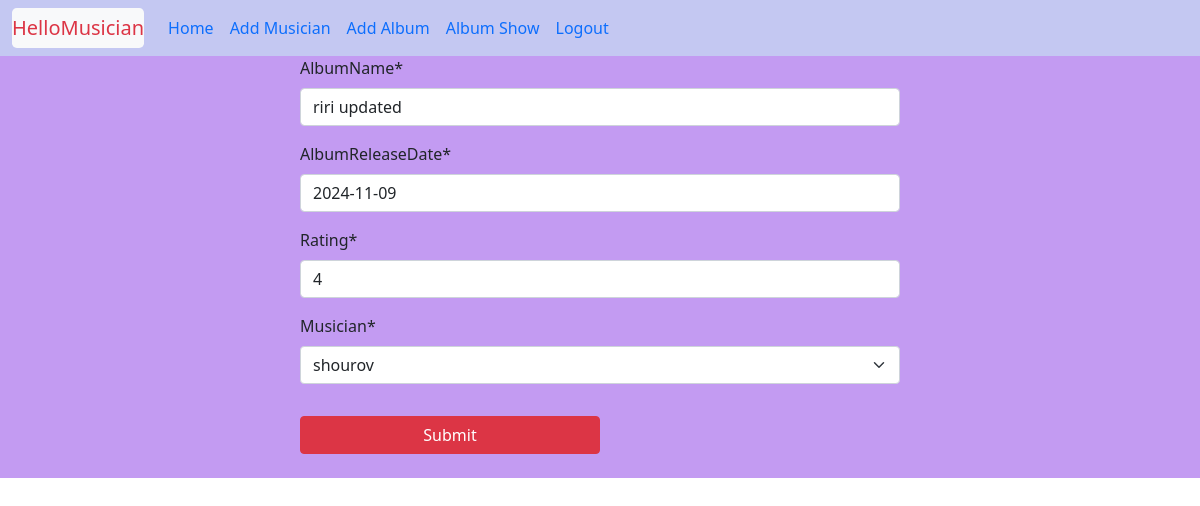
The page /album/edit/1 (signed in) on the database its author committed.
### Album/models.py (models this page shows, shortened)
class album(models.Model):
    albumName = models.CharField(max_length=30)
    albumReleaseDate = models.DateField()
    rating = models.IntegerField()
    musician = models.ForeignKey(Musician, on_delete=models.CASCADE)

### Album/views.py (the view, shortened to what this page needs)
# urls.py: path('edit/<int:id>', views.EditAlbumView.as_view(), name='edit'),
@method_decorator(login_required, name = 'dispatch')
class EditAlbumView(UpdateView):
    model = models.album
    form_class = forms.AlbumForm
    template_name = 'album.html'
    success_url = reverse_lazy('home_page')
    def get_object(self):
        id = self.kwargs.get('id')
        return models.album.objects.get(pk=id)

### Album/forms.py
class AlbumForm(forms.ModelForm):
    class Meta:
        model = album
        fields = '__all__'

### musician/models.py (called while the page is built)
    def __str__(self):
        return self.firstName

### Album/templates/album.html (shortened to what this page needs)
{% extends 'base.html' %}
{% block content %}
{% load crispy_forms_tags %}
<div class="" style="background-color:#C39BF2;">
<form action="" method="post" class="w-50 m-auto" >
    {{form | crispy}}
    <button class="btn btn-danger mt-3  mb-4 w-50 m-auto" type="submit">Submit</button>
</form>
</div>
{% endblock %}

### rows shown on the page
album: albumName "riri updated", albumReleaseDate "2024-11-09", rating "4", musician "shourov"
